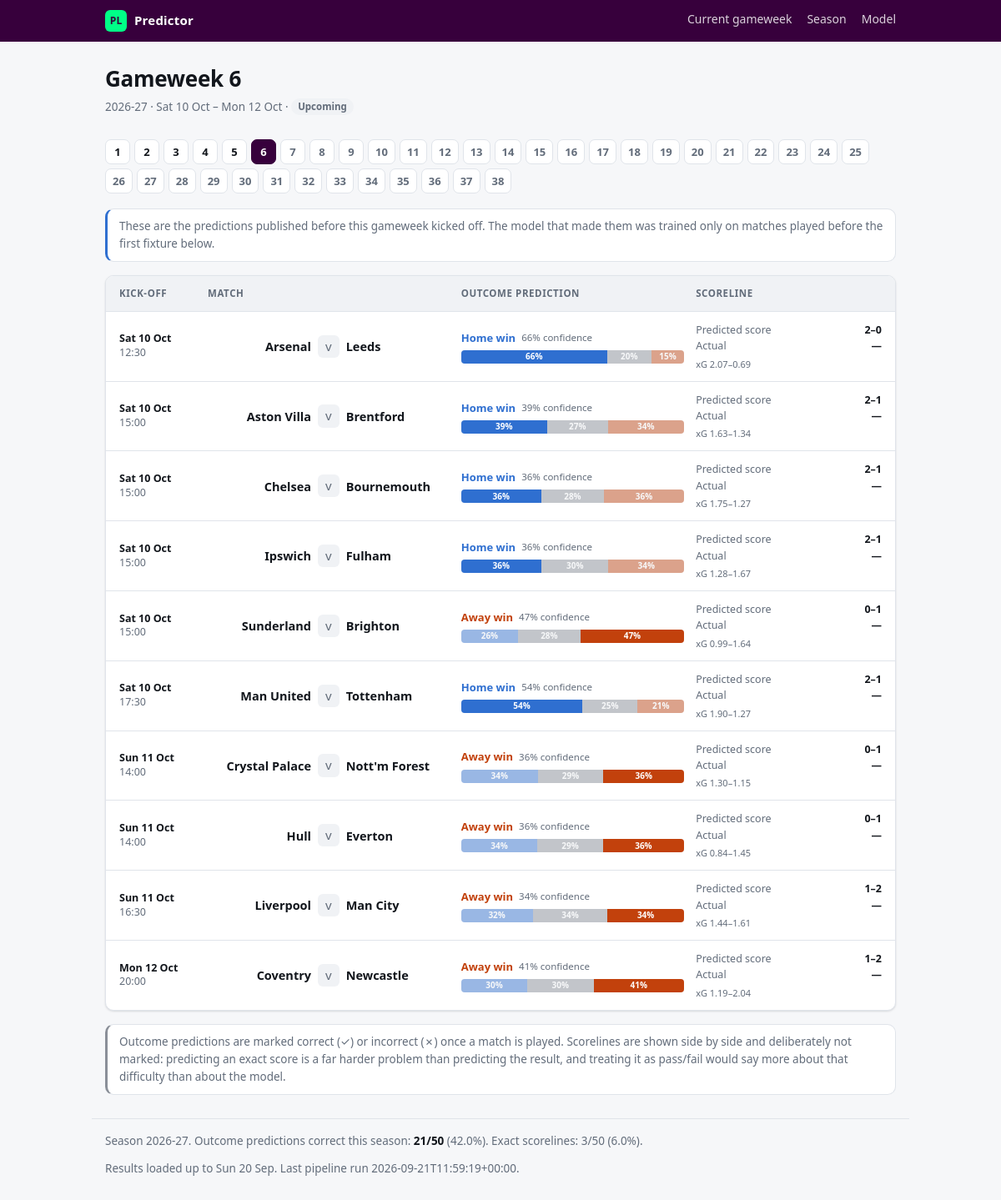
The page /season/2026-27/gameweek/6 on the database its author committed.
### tables this page shows
CREATE TABLE predictions (
    run_id            TEXT NOT NULL,
    match_id          TEXT NOT NULL,
    season            TEXT NOT NULL,
    matchday          INTEGER NOT NULL,
    p_home            REAL NOT NULL,
    p_draw            REAL NOT NULL,
    p_away            REAL NOT NULL,
    predicted_outcome TEXT NOT NULL,
    exp_home_goals    REAL,
    exp_away_goals    REAL,
    pred_home_goals   INTEGER,
    pred_away_goals   INTEGER,
    scoreline_prob    REAL,
    created_at        TEXT NOT NULL,
    PRIMARY KEY (run_id, match_id)
);

### plpredict/web/app.py (the view)
    @app.route("/season/<season>/gameweek/<int:matchday>")
    def gameweek(season: str, matchday: int):
        with _connection() as conn:
            data = queries.gameweek(conn, season, matchday)
            if not data["matches"]:
                abort(404)
            weeks = queries.season_gameweeks(conn, season)
            return render_template(
                "gameweek.html",
                data=data,
                weeks=weeks,
                season=season,
                seasons=queries.available_seasons(conn),
                record=queries.season_record(conn, season),
                current=queries.current_matchday(conn, season),
                freshness=queries.data_freshness(conn),
            )

### plpredict/data/teams.py (called while the page is built)
def display_name(canonical: str) -> str:
    return DISPLAY_NAMES.get(canonical, canonical)

### plpredict/db.py (called while the page is built, shortened)
@contextmanager
def connect(
    path: Path | str | None = None, *, read_only: bool = False
) -> Iterator[sqlite3.Connection]:
    db_path = Path(path or config.DB_PATH)
    if read_only:
        if not db_path.is_file():
            raise FileNotFoundError(
                f"No database at {db_path}. Build the serving database with "
                "scripts/export_web_db.py, or point PLPRED_DB at one."
            )
        conn = sqlite3.connect(
            f"file:{db_path}?mode=ro&immutable=1", uri=True, timeout=30
        )
        conn.row_factory = sqlite3.Row
        try:
            yield conn
        finally:
            conn.close()
        return

### plpredict/web/queries.py (called while the page is built, shortened)
def _published_before_kickoff(row: sqlite3.Row, first_kickoff: dt.datetime | None) -> bool | None:
    if row["predicted_at"] is None or first_kickoff is None:
        return None
    try:
        published = dt.datetime.fromisoformat(row["predicted_at"])
    except ValueError:
        return None
    if published.tzinfo is None:
        published = published.replace(tzinfo=dt.timezone.utc)
    return published <= first_kickoff

def _first_kickoff(rows: list[sqlite3.Row]) -> dt.datetime | None:
    stamps = []
    for row in rows:
        if not row["match_date"]:
            continue
        try:
            date = dt.date.fromisoformat(row["match_date"])
        except ValueError:
            continue
        hour, minute = 0, 0
        if row["kickoff"] and ":" in row["kickoff"]:
            try:
                hour, minute = (int(part) for part in row["kickoff"].split(":")[:2])
            except ValueError:
                hour, minute = 0, 0
        stamps.append(
            dt.datetime(date.year, date.month, date.day, hour, minute, tzinfo=dt.timezone.utc)
        )
    return min(stamps) if stamps else None

def current_matchday(conn: sqlite3.Connection, season: str) -> int:
    row = conn.execute(
        """
        SELECT MIN(matchday) FROM matches
        WHERE season = ? AND competition = ? AND status != 'played'
        """,
        (season, config.TARGET_COMPETITION),
    ).fetchone()
    if row and row[0] is not None:
        return int(row[0])

### plpredict/web/templates/gameweek.html (shortened to what this page needs)
{% extends "base.html" %}
{% from "_match.html" import match_row %}
{% block content %}
<section class="gw-head">
  <div class="gw-title">
    <h1>Gameweek {{ data.matchday }}</h1>
    <p class="muted">
      {{ season }}
      {% if data.dates %}
        &middot; {{ data.dates[0] | pretty_date }}{% if data.dates|length > 1 %} &ndash; {{ data.dates[-1] | pretty_date }}{% endif %}
      {% endif %}
      &middot;
      {% if data.is_complete %}<span class="tag done">Completed</span>
      {% elif data.any_played %}<span class="tag live">In progress</span>
      {% else %}<span class="tag upcoming">Upcoming</span>{% endif %}
    </p>
  </div>
</section>
<nav class="gw-nav" aria-label="Gameweeks">
  {% for week in weeks %}
    <a class="chip{% if week.matchday == data.matchday %} chip-active{% endif %}{% if week.is_complete %} chip-done{% endif %}"
       href="{{ url_for('gameweek', season=season, matchday=week.matchday) }}"
       title="Gameweek {{ week.matchday }}{% if week.n_scored %} - {{ week.n_correct }}/{{ week.n_scored }} correct{% endif %}">
      {{ week.matchday }}
    </a>
  {% endfor %}
</nav>
{% if data.published_late %}
  <p class="notice notice-warn">
    <strong>Published after kick-off.</strong> These predictions were stored after
    this gameweek had already begun, so they were not a live forecast. The model
    still saw none of these results — features are always computed from the state
    before a gameweek's first fixture — but that is a weaker claim than a
    prediction made in advance, so it is marked rather than left to look like one.
  </p>
{% elif not data.any_played %}
  <p class="notice">
    These are the predictions published before this gameweek kicked off. The model
    that made them was trained only on matches played before the first fixture below.
  </p>
{% endif %}
<div class="match-list">
  <div class="match-list-head">
    <span>Kick-off</span><span>Match</span><span>Outcome prediction</span><span>Scoreline</span>
  </div>
  {% for match in data.matches %}
    {{ match_row(match) }}
  {% endfor %}
</div>
<p class="footnote">
  Outcome predictions are marked correct (✓) or incorrect (✗) once a match is played.
  Scorelines are shown side by side and deliberately not marked: predicting an exact
  score is a far harder problem than predicting the result, and treating it as
  pass/fail would say more about that difficulty than about the model.
</p>
{% endblock %}

### plpredict/web/templates/_match.html (shortened to what this page needs)
{% macro probability_bar(probabilities, predicted) %}
  <div class="probbar" role="img"
       aria-label="Home {{ probabilities.H | percent }}, draw {{ probabilities.D | percent }}, away {{ probabilities.A | percent }}">
    {% for key, label in [('H', 'H'), ('D', 'D'), ('A', 'A')] %}
      <span class="seg seg-{{ key|lower }}{% if predicted == key %} seg-picked{% endif %}"
            style="width: {{ (probabilities[key] * 100) | round(1) }}%">
        {% if probabilities[key] > 0.14 %}{{ probabilities[key] | percent }}{% endif %}
      </span>
    {% endfor %}
  </div>
{% endmacro %}
{% macro match_row(match) %}
<article class="match{% if match.played %} is-played{% endif %}">
  <div class="match-when">
    <span class="date">{{ match.date | pretty_date }}</span>
    <span class="time">{{ match.kickoff or '' }}</span>
  </div>
  <div class="match-teams">
    <span class="team home">{{ match.home_short }}</span>
    <span class="score">
      {% if match.played %}
        {{ match.home_goals }}&ndash;{{ match.away_goals }}
      {% else %}
        <span class="vs">v</span>
      {% endif %}
    </span>
    <span class="team away">{{ match.away_short }}</span>
  </div>
  {% if match.has_prediction %}
    <div class="match-prediction">
      <div class="pred-line">
        <span class="pick pick-{{ match.predicted_outcome | lower }}">{{ match.predicted_label }}</span>
        <span class="conf">{{ match.confidence | percent }} confidence</span>
      </div>
      {{ probability_bar(match.probabilities, match.predicted_outcome) }}
    </div>
    <div class="match-score">
      <div class="score-pair">
        <span class="label">Predicted score</span>
        <span class="value">{{ match.pred_home_goals }}&ndash;{{ match.pred_away_goals }}</span>
      </div>
      <div class="score-pair">
        <span class="label">Actual</span>
        <span class="value">
          {% if match.played %}{{ match.home_goals }}&ndash;{{ match.away_goals }}{% else %}&mdash;{% endif %}
        </span>
      </div>
      <span class="xg">xG {{ '%.2f' % match.exp_home_goals }}&ndash;{{ '%.2f' % match.exp_away_goals }}</span>
    </div>
  {% else %}
    <div class="match-prediction no-pred">No prediction stored for this match.</div>
    <div class="match-score"></div>
  {% endif %}
</article>
{% endmacro %}

### plpredict/web/static/style.css (style rules this page uses)
:root { color-scheme: light dark; --bg: #f6f7f9; --surface: #ffffff; --surface-2: #f0f2f5; --border: #e0e4ea; --text: #12161c; --muted: #626c7a; --home: #2f6fd0; --draw: #8a8f98; --away: #c2410c; --ok: #157a4a; --bad: #b3261e; --accent: #37003c; --radius: 10px; --shadow: 0 1px 2px rgba(16, 24, 40, .06), 0 1px 3px rgba(16, 24, 40, .08); }
* { box-sizing: border-box; }
body { margin: 0; background: var(--bg); color: var(--text); font: 15px/1.55 system-ui, -apple-system, "Segoe UI", Roboto, Helvetica, Arial, sans-serif; -webkit-font-smoothing: antialiased; }
h1 { font-size: 26px; margin: 0 0 4px; letter-spacing: -.01em; }
p { margin: 0 0 12px; }
.muted { color: var(--muted); font-size: 13.5px; }
.gw-head { display: flex; justify-content: space-between; align-items: flex-start; gap: 20px; flex-wrap: wrap; margin-bottom: 16px; }
.tag { display: inline-block; padding: 1px 8px; border-radius: 999px; font-size: 11.5px; font-weight: 600; vertical-align: 1px; }
.tag.upcoming { background: var(--surface-2); color: var(--muted); }
.notice, .footnote { background: var(--surface); border: 1px solid var(--border); border-left: 3px solid var(--home); border-radius: var(--radius); padding: 10px 14px; color: var(--muted); font-size: 13.5px; margin: 16px 0; }
.footnote { border-left-color: var(--draw); }
.gw-nav { display: flex; flex-wrap: wrap; gap: 5px; margin-bottom: 18px; }
.chip { display: inline-grid; place-items: center; min-width: 30px; height: 30px; padding: 0 8px; border-radius: 7px; border: 1px solid var(--border); background: var(--surface); color: var(--muted); font-size: 13px; font-weight: 600; text-decoration: none; font-variant-numeric: tabular-nums; }
.chip-done { color: var(--text); }
.chip-active { background: var(--accent); border-color: var(--accent); color: #fff; }
.match-list { background: var(--surface); border: 1px solid var(--border); border-radius: var(--radius); overflow: hidden; box-shadow: var(--shadow); }
.match-list-head, .match { display: grid; grid-template-columns: 92px minmax(180px, 1.3fr) minmax(190px, 1.2fr) minmax(150px, 1fr); gap: 14px; align-items: center; padding: 12px 16px; border-bottom: 1px solid var(--border); }
.match:last-child { border-bottom: 0; }
.match-list-head { background: var(--surface-2); color: var(--muted); font-size: 11.5px; text-transform: uppercase; letter-spacing: .05em; font-weight: 600; }
.match-when { font-size: 12.5px; color: var(--muted); line-height: 1.35; }
.match-when .date { display: block; color: var(--text); font-weight: 550; }
.match-teams { display: grid; grid-template-columns: 1fr auto 1fr; gap: 8px; align-items: center; }
.match-teams .team { font-weight: 570; font-size: 14.5px; }
.match-teams .home { text-align: right; }
.match-teams .away { text-align: left; }
.match-teams .score { font-variant-numeric: tabular-nums; font-weight: 700; font-size: 15px; background: var(--surface-2); border-radius: 6px; padding: 2px 9px; white-space: nowrap; }
.match-teams .vs { color: var(--muted); font-weight: 500; }
.pred-line { display: flex; align-items: center; gap: 7px; margin-bottom: 5px; flex-wrap: wrap; }
.pick { font-size: 13px; font-weight: 650; }
.pick-h { color: var(--home); }
.pick-a { color: var(--away); }
.conf { font-size: 11.5px; color: var(--muted); font-variant-numeric: tabular-nums; }
.probbar { display: flex; height: 16px; border-radius: 4px; overflow: hidden; background: var(--surface-2); font-size: 10px; font-weight: 650; }
.probbar .seg { display: grid; place-items: center; color: #fff; opacity: .45; white-space: nowrap; min-width: 0; }
.probbar .seg-picked { opacity: 1; }
.seg-h { background: var(--home); }
.seg-d { background: var(--draw); }
.seg-a { background: var(--away); }
.match-score { font-size: 12.5px; }
.score-pair { display: flex; justify-content: space-between; gap: 10px; }
.score-pair .label { color: var(--muted); }
.score-pair .value { font-variant-numeric: tabular-nums; font-weight: 650; }
.match-score .xg { display: block; margin-top: 3px; color: var(--muted); font-size: 11px; font-variant-numeric: tabular-nums; }

### rows shown on the page
predictions: date|pretty_date "Sat 10 Oct", kickoff "12:30", home_short "Arsenal", away_short "Leeds", predicted_label "Home win", confidence|percent "66%", p_home "66%" "20%" "15%", pred_home_goals "2", pred_away_goals "0", exp_home_goals "2.07", exp_away_goals "0.69"
predictions: date|pretty_date "Sat 10 Oct", kickoff "15:00", home_short "Aston Villa", away_short "Brentford", predicted_label "Home win", confidence|percent "39%", p_home "39%" "27%" "34%", pred_home_goals "2", pred_away_goals "1", exp_home_goals "1.63", exp_away_goals "1.34"
predictions: date|pretty_date "Sat 10 Oct", kickoff "15:00", home_short "Chelsea", away_short "Bournemouth", predicted_label "Home win", confidence|percent "36%", p_home "36%" "28%" "36%", pred_home_goals "2", pred_away_goals "1", exp_home_goals "1.75", exp_away_goals "1.27"
predictions: date|pretty_date "Sat 10 Oct", kickoff "15:00", home_short "Ipswich", away_short "Fulham", predicted_label "Home win", confidence|percent "36%", p_home "36%" "30%" "34%", pred_home_goals "2", pred_away_goals "1", exp_home_goals "1.28", exp_away_goals "1.67"
predictions: date|pretty_date "Sat 10 Oct", kickoff "15:00", home_short "Sunderland", away_short "Brighton", predicted_label "Away win", confidence|percent "47%", p_home "26%" "28%" "47%", pred_home_goals "0", pred_away_goals "1", exp_home_goals "0.99", exp_away_goals "1.64"
predictions: date|pretty_date "Sat 10 Oct", kickoff "17:30", home_short "Man United", away_short "Tottenham", predicted_label "Home win", confidence|percent "54%", p_home "54%" "25%" "21%", pred_home_goals "2", pred_away_goals "1", exp_home_goals "1.90", exp_away_goals "1.27"
predictions: date|pretty_date "Sun 11 Oct", kickoff "14:00", home_short "Crystal Palace", away_short "Nott'm Forest", predicted_label "Away win", confidence|percent "36%", p_home "34%" "29%" "36%", pred_home_goals "0", pred_away_goals "1", exp_home_goals "1.30", exp_away_goals "1.15"
predictions: date|pretty_date "Sun 11 Oct", kickoff "14:00", home_short "Hull", away_short "Everton", predicted_label "Away win", confidence|percent "36%", p_home "34%" "29%" "36%", pred_home_goals "0", pred_away_goals "1", exp_home_goals "0.84", exp_away_goals "1.45"
predictions: date|pretty_date "Sun 11 Oct", kickoff "16:30", home_short "Liverpool", away_short "Man City", predicted_label "Away win", confidence|percent "34%", p_home "32%" "34%" "34%", pred_home_goals "1", pred_away_goals "2", exp_home_goals "1.44", exp_away_goals "1.61"
predictions: date|pretty_date "Mon 12 Oct", kickoff "20:00", home_short "Coventry", away_short "Newcastle", predicted_label "Away win", confidence|percent "41%", p_home "30%" "30%" "41%", pred_home_goals "1", pred_away_goals "2", exp_home_goals "1.19", exp_away_goals "2.04"

### other values the page prints
{{ data.matchday }} "6"
{{ season }} "2026-27"
{{ data.dates[0] | pretty_date }} "Sat 10 Oct"
{{ data.dates[-1] | pretty_date }} "Mon 12 Oct"
{{ week.matchday }} "1" "2" "3" "4" "5" "6" "7" "8" "9" "10" "11" "12" "13" "14" "15" "16" "17" "18" "19" "20" "21" "22" "23" "24" "25" "26" "27" "28" "29" "30" "31" "32" "33" "34" "35" "36" "37" "38"
{{ record.correct }} "21"
{{ record.scored }} "50"
{{ record.accuracy | percent(1) }} "42.0%"
{{ record.exact }} "3"
{{ record.exact_rate | percent(1) }} "6.0%"
{{ freshness.latest_result_date | pretty_date }} "Sun 20 Sep"
{{ freshness.ingested_at }} "2026-09-21T11:59:19+00:00"
